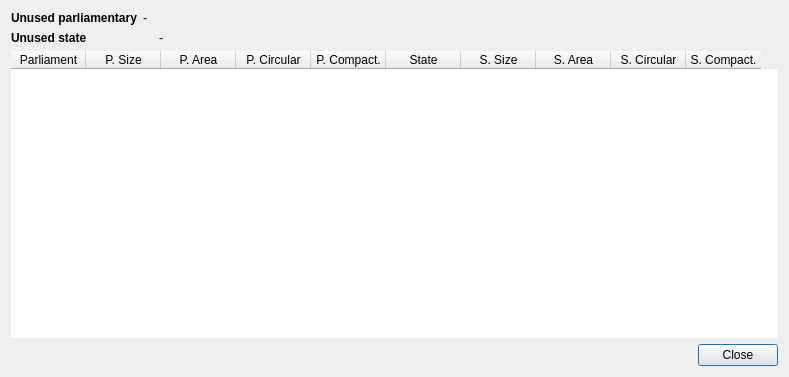
<?xml version="1.0" encoding="UTF-8"?>
<ui version="4.0">
 <class>Constituencies</class>
 <widget class="QDialog" name="Constituencies">
  <property name="geometry">
   <rect>
    <x>0</x>
    <y>0</y>
    <width>789</width>
    <height>377</height>
   </rect>
  </property>
  <property name="windowTitle">
   <string>List of Constituencies</string>
  </property>
  <layout class="QVBoxLayout" name="verticalLayout">
   <item>
    <layout class="QHBoxLayout" name="horizontalLayout_6">
     <item>
      <widget class="QLabel" name="label_2">
       <property name="minimumSize">
        <size>
         <width>125</width>
         <height>0</height>
        </size>
       </property>
       <property name="font">
        <font>
         <weight>75</weight>
         <bold>true</bold>
        </font>
       </property>
       <property name="styleSheet">
        <string notr="true">font-weight:bold;</string>
       </property>
       <property name="text">
        <string>Unused parliamentary</string>
       </property>
       <property name="alignment">
        <set>Qt::AlignLeading|Qt::AlignLeft|Qt::AlignTop</set>
       </property>
      </widget>
     </item>
     <item>
      <widget class="QLabel" name="label_free_pars">
       <property name="sizePolicy">
        <sizepolicy hsizetype="Expanding" vsizetype="Preferred">
         <horstretch>0</horstretch>
         <verstretch>0</verstretch>
        </sizepolicy>
       </property>
       <property name="text">
        <string>-</string>
       </property>
       <property name="wordWrap">
        <bool>true</bool>
       </property>
      </widget>
     </item>
    </layout>
   </item>
   <item>
    <layout class="QHBoxLayout" name="horizontalLayout_13">
     <item>
      <widget class="QLabel" name="label_3">
       <property name="minimumSize">
        <size>
         <width>142</width>
         <height>0</height>
        </size>
       </property>
       <property name="font">
        <font>
         <weight>75</weight>
         <bold>true</bold>
        </font>
       </property>
       <property name="styleSheet">
        <string notr="true">font-weight:bold;</string>
       </property>
       <property name="text">
        <string>Unused state</string>
       </property>
       <property name="alignment">
        <set>Qt::AlignLeading|Qt::AlignLeft|Qt::AlignTop</set>
       </property>
      </widget>
     </item>
     <item>
      <widget class="QLabel" name="label_free_states">
       <property name="sizePolicy">
        <sizepolicy hsizetype="Expanding" vsizetype="Preferred">
         <horstretch>0</horstretch>
         <verstretch>0</verstretch>
        </sizepolicy>
       </property>
       <property name="text">
        <string>-</string>
       </property>
       <property name="wordWrap">
        <bool>true</bool>
       </property>
      </widget>
     </item>
    </layout>
   </item>
   <item>
    <widget class="QTableWidget" name="table_topo">
     <property name="toolTip">
      <string>&lt;!DOCTYPE HTML PUBLIC &quot;-//W3C//DTD HTML 4.0//EN&quot; &quot;http://www.w3.org/TR/REC-html40/strict.dtd&quot;&gt;
&lt;html&gt;&lt;head&gt;&lt;meta name=&quot;qrichtext&quot; content=&quot;1&quot; /&gt;&lt;style type=&quot;text/css&quot;&gt;
p, li { white-space: pre-wrap; }
&lt;/style&gt;&lt;/head&gt;&lt;body style=&quot; font-family:'Segoe UI'; font-size:9pt; font-weight:400; font-style:normal;&quot;&gt;
&lt;p style=&quot; margin-top:0px; margin-bottom:0px; margin-left:0px; margin-right:0px; -qt-block-indent:0; text-indent:0px;&quot;&gt;Select state seats on the map by clicking on a table row. Click on the column headings to sort the table.&lt;/p&gt;&lt;/body&gt;&lt;/html&gt;</string>
     </property>
     <property name="frameShape">
      <enum>QFrame::NoFrame</enum>
     </property>
     <property name="editTriggers">
      <set>QAbstractItemView::NoEditTriggers</set>
     </property>
     <property name="tabKeyNavigation">
      <bool>false</bool>
     </property>
     <property name="showDropIndicator" stdset="0">
      <bool>false</bool>
     </property>
     <property name="dragDropOverwriteMode">
      <bool>false</bool>
     </property>
     <property name="alternatingRowColors">
      <bool>true</bool>
     </property>
     <property name="selectionMode">
      <enum>QAbstractItemView::SingleSelection</enum>
     </property>
     <property name="selectionBehavior">
      <enum>QAbstractItemView::SelectRows</enum>
     </property>
     <property name="sortingEnabled">
      <bool>true</bool>
     </property>
     <attribute name="horizontalHeaderDefaultSectionSize">
      <number>75</number>
     </attribute>
     <attribute name="horizontalHeaderMinimumSectionSize">
      <number>35</number>
     </attribute>
     <attribute name="horizontalHeaderStretchLastSection">
      <bool>false</bool>
     </attribute>
     <attribute name="verticalHeaderVisible">
      <bool>false</bool>
     </attribute>
     <column>
      <property name="text">
       <string>Parliament</string>
      </property>
     </column>
     <column>
      <property name="text">
       <string>P. Size</string>
      </property>
     </column>
     <column>
      <property name="text">
       <string>P. Area</string>
      </property>
     </column>
     <column>
      <property name="text">
       <string>P. Circular</string>
      </property>
     </column>
     <column>
      <property name="text">
       <string>P. Compact.</string>
      </property>
     </column>
     <column>
      <property name="text">
       <string>State</string>
      </property>
     </column>
     <column>
      <property name="text">
       <string>S. Size</string>
      </property>
     </column>
     <column>
      <property name="text">
       <string>S. Area</string>
      </property>
     </column>
     <column>
      <property name="text">
       <string>S. Circular</string>
      </property>
     </column>
     <column>
      <property name="text">
       <string>S. Compact.</string>
      </property>
     </column>
    </widget>
   </item>
   <item>
    <widget class="QDialogButtonBox" name="buttonBox">
     <property name="layoutDirection">
      <enum>Qt::LeftToRight</enum>
     </property>
     <property name="orientation">
      <enum>Qt::Horizontal</enum>
     </property>
     <property name="standardButtons">
      <set>QDialogButtonBox::Close</set>
     </property>
    </widget>
   </item>
  </layout>
 </widget>
 <resources/>
 <connections>
  <connection>
   <sender>buttonBox</sender>
   <signal>accepted()</signal>
   <receiver>Constituencies</receiver>
   <slot>accept()</slot>
   <hints>
    <hint type="sourcelabel">
     <x>248</x>
     <y>254</y>
    </hint>
    <hint type="destinationlabel">
     <x>157</x>
     <y>274</y>
    </hint>
   </hints>
  </connection>
  <connection>
   <sender>buttonBox</sender>
   <signal>rejected()</signal>
   <receiver>Constituencies</receiver>
   <slot>reject()</slot>
   <hints>
    <hint type="sourcelabel">
     <x>316</x>
     <y>260</y>
    </hint>
    <hint type="destinationlabel">
     <x>286</x>
     <y>274</y>
    </hint>
   </hints>
  </connection>
 </connections>
</ui>
